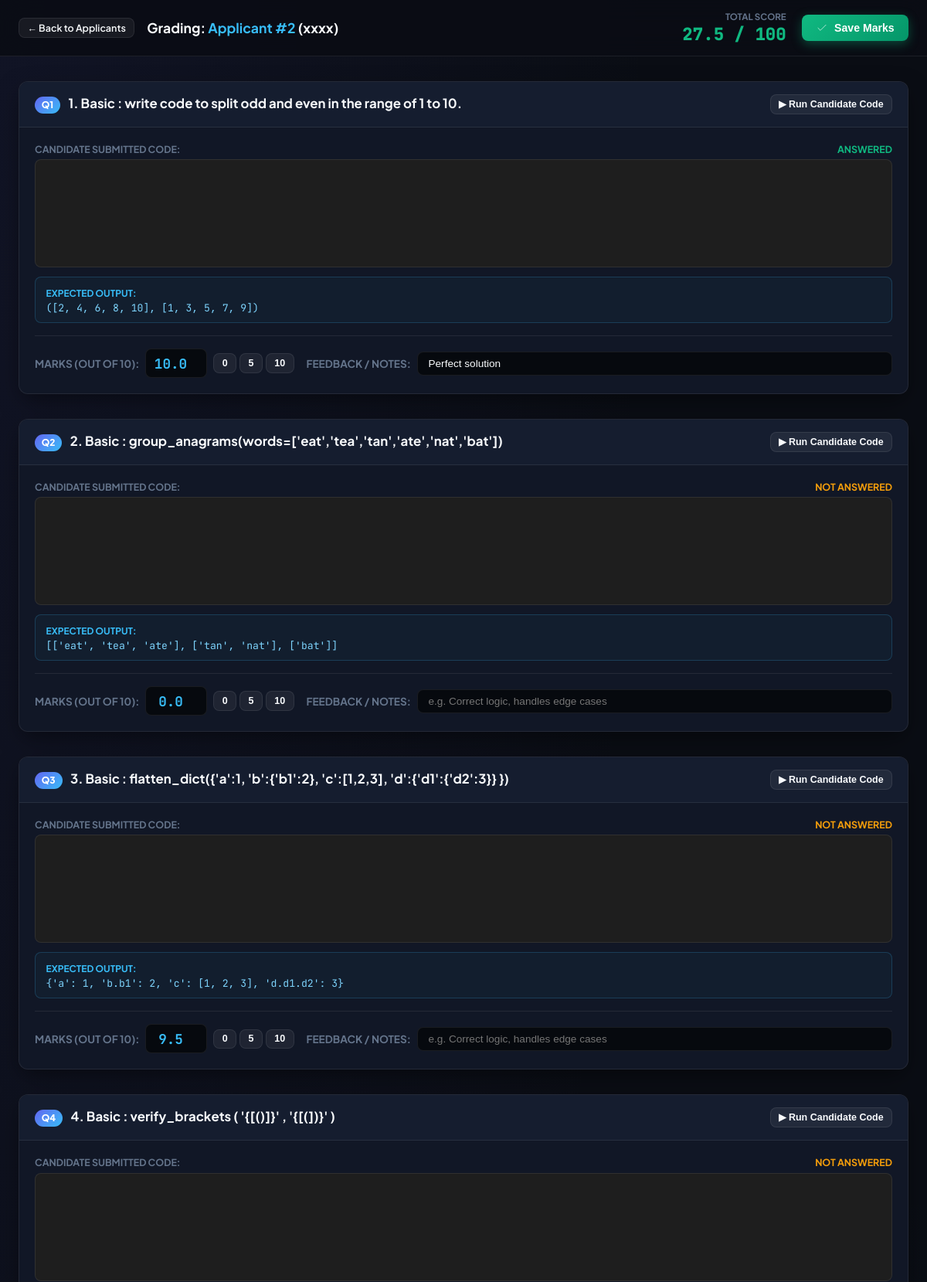
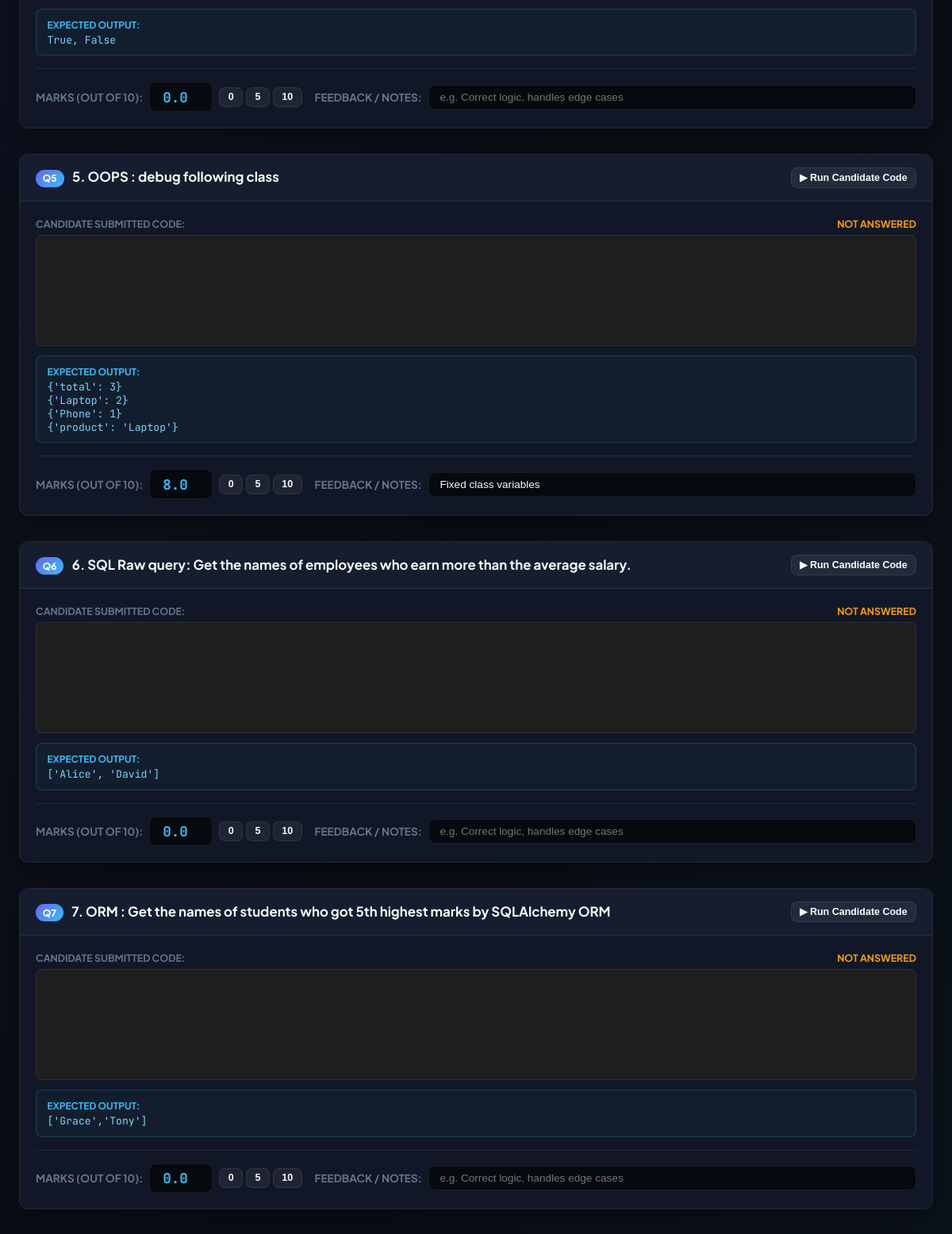
The page /admin/grade/2 (upper part) on the database its author committed (2 pictures, top to bottom).
### tables this page shows
CREATE TABLE applicants (
            id INTEGER PRIMARY KEY AUTOINCREMENT,
            name TEXT DEFAULT 'xxxx',
            created_at TIMESTAMP DEFAULT CURRENT_TIMESTAMP
        , status TEXT DEFAULT 'In Progress', total_marks REAL DEFAULT 0.0, overall_feedback TEXT, submitted_at TIMESTAMP);

CREATE TABLE answers (
            applicant_id INTEGER,
            question_id INTEGER,
            code TEXT,
            updated_at TIMESTAMP DEFAULT CURRENT_TIMESTAMP, marks REAL, notes TEXT,
            PRIMARY KEY (applicant_id, question_id)
        );

### app.py (the view)
@app.route('/admin/grade/<int:applicant_id>')
def admin_grade(applicant_id):
    conn = sqlite3.connect(DB_PATH, timeout=20.0)
    conn.row_factory = sqlite3.Row
    cursor = conn.cursor()
    applicant = cursor.execute('SELECT * FROM applicants WHERE id = ?', (applicant_id,)).fetchone()
    if not applicant:
        conn.close()
        return redirect(url_for('admin_dashboard'))
    answer_rows = cursor.execute('SELECT * FROM answers WHERE applicant_id = ?', (applicant_id,)).fetchall()
    answers_by_qid = {r['question_id']: dict(r) for r in answer_rows}
    conn.close()
    grading_questions = []
    total_assigned_marks = 0
    for q in QUESTIONS:
        ans = answers_by_qid.get(q['id'], {})
        submitted_code = ans.get('code', '')
        marks = ans.get('marks')
        notes = ans.get('notes', '')
        if marks is not None:
            total_assigned_marks += marks
        grading_questions.append({
            'id': q['id'],
            'title': q['title'],
            'expected_output': q['expected_output'],
            'submitted_code': submitted_code,
            'marks': marks,
            'notes': notes,
            'is_answered': bool(submitted_code and submitted_code.strip())
        })
    return render_template(
        'admin_grade.html',
        applicant=applicant,
        questions=grading_questions,
        total_assigned_marks=total_assigned_marks,
        max_possible_marks=len(QUESTIONS) * 10
    )

### templates/admin_grade.html (shortened to what this page needs)
<!DOCTYPE html>
<html lang="en" data-theme="dark">
<head>
</head>
<body>
    <header class="header">
        <div class="container header-content">
            <div style="display: flex; align-items: center; gap: 1rem;">
                <a href="{{ url_for('admin_dashboard') }}" class="btn btn-secondary btn-sm">
                    &larr; Back to Applicants
                </a>
                <div style="font-weight: 700; font-size: 1.1rem;">
                    Grading: <span style="color: var(--accent-cyan);">Applicant #{{ applicant.id }}</span> ({{
                    applicant.name }})
                </div>
            </div>
            <div style="display: flex; align-items: center; gap: 1.25rem;">
                <div style="text-align: right;">
                    <div
                        style="font-size: 0.72rem; color: var(--text-dim); text-transform: uppercase; font-weight: 700;">
                        Total Score</div>
                    <div
                        style="font-family: 'JetBrains Mono', monospace; font-size: 1.4rem; font-weight: 800; color: var(--accent-emerald);">
                        <span id="live-total-marks">{{ total_assigned_marks }}</span> / {{ max_possible_marks }}
                    </div>
                </div>
                <button class="btn btn-success" onclick="saveAllGrades()">
                    <svg width="16" height="16" fill="none" stroke="currentColor" viewBox="0 0 24 24">
                        <polyline points="20 6 9 17 4 12"></polyline>
                    </svg>
                    Save Marks
                </button>
            </div>
        </div>
    </header>
    <main class="container" style="margin-top: 2rem; padding-bottom: 4rem;">
        {% for q in questions %}
        <div class="card" id="q-card-{{ q.id }}">
            <div class="card-header">
                <div style="display: flex; align-items: baseline; gap: 0.65rem;">
                    <span
                        style="background: linear-gradient(135deg, var(--accent-primary), var(--accent-cyan)); color: #fff; font-size: 0.75rem; font-weight: 800; padding: 0.2rem 0.55rem; border-radius: 9999px;">
                        Q{{ q.id }}
                    </span>
                    <strong style="font-size: 1.05rem;">{{ q.title }}</strong>
                </div>
                <div style="display: flex; align-items: center; gap: 0.75rem;">
                    <button type="button" class="btn btn-secondary btn-sm" onclick="runCandidateCode({{ q.id }})">
                        ▶ Run Candidate Code
                    </button>
                </div>
            </div>
            <div class="card-body">
                <div
                    style="font-size: 0.78rem; text-transform: uppercase; color: var(--text-dim); font-weight: 700; margin-bottom: 0.35rem; display: flex; justify-content: space-between;">
                    <span>Candidate Submitted Code:</span>
                    {% if q.is_answered %}
                    <span style="color: var(--accent-emerald);">Answered</span>
                    {% else %}
                    <span style="color: var(--accent-amber);">Not Answered</span>
                    {% endif %}
                </div>
                <div id="editor_{{ q.id }}" class="monaco-box"></div>
                {% if q.expected_output %}
                <div
                    style="margin-top: 0.75rem; background: rgba(56, 189, 248, 0.04); border: 1px solid rgba(56, 189, 248, 0.2); border-radius: var(--radius-sm); padding: 0.65rem 0.85rem; font-size: 0.85rem;">
                    <strong style="color: var(--accent-cyan); font-size: 0.75rem; text-transform: uppercase;">Expected
                        Output:</strong>
                    <pre
                        style="font-family: 'JetBrains Mono', monospace; color: #7dd3fc; white-space: pre-wrap; margin-top: 0.2rem; font-size: 0.82rem;">{{ q.expected_output }}</pre>
                </div>
                {% endif %}
                <div
                    style="margin-top: 1rem; padding-top: 1rem; border-top: 1px solid var(--border-color); display: flex; align-items: center; gap: 1rem; flex-wrap: wrap;">
                    <div style="display: flex; align-items: center; gap: 0.5rem;">
                        <label
                            style="font-size: 0.85rem; font-weight: 700; text-transform: uppercase; color: var(--text-dim);">Marks
                            (out of 10):</label>
                        <input type="number" min="0" max="10" step="0.5" class="marks-input q-mark-input"
                            data-qid="{{ q.id }}" value="{{ q.marks if q.marks is not none else '' }}" placeholder="0">
                        <div style="display: flex; gap: 0.25rem;">
                            <button type="button" class="btn btn-secondary btn-sm"
                                onclick="setMark({{ q.id }}, 0)">0</button>
                            <button type="button" class="btn btn-secondary btn-sm"
                                onclick="setMark({{ q.id }}, 5)">5</button>
                            <button type="button" class="btn btn-secondary btn-sm"
                                onclick="setMark({{ q.id }}, 10)">10</button>
                        </div>
                    </div>
                    <div style="display: flex; align-items: center; gap: 0.5rem; flex: 1; min-width: 260px;">
                        <label
                            style="font-size: 0.85rem; font-weight: 700; text-transform: uppercase; color: var(--text-dim);">Feedback
                            / Notes:</label>
                        <input type="text" class="notes-input q-note-input" data-qid="{{ q.id }}" value="{{ q.notes }}"
                            placeholder="e.g. Correct logic, handles edge cases">
                    </div>
                </div>
            </div>
        </div>
        {% endfor %}
    </main>
</body>
</html>

### templates/admin_grade.html (style rules this page uses)
:root { --bg-body: #0a0d14; --bg-card: #111726; --bg-card-header: #151d2f; --border-color: rgba(255, 255, 255, 0.08); --text-main: #f8fafc; --text-muted: #94a3b8; --text-dim: #64748b; --accent-primary: #6366f1; --accent-cyan: #38bdf8; --accent-emerald: #10b981; --accent-amber: #f59e0b; --accent-rose: #f43f5e; --terminal-bg: #06090e; --terminal-border: #1a2234; --shadow-card: 0 10px 30px -5px rgba(0, 0, 0, 0.5); --radius-sm: 8px; --radius-md: 12px; --radius-full: 9999px; --transition: all 0.2s cubic-bezier(0.4, 0, 0.2, 1); }
* { box-sizing: border-box; margin: 0; padding: 0; }
body { font-family: 'Plus Jakarta Sans', sans-serif; background-color: var(--bg-body); color: var(--text-main); min-height: 100vh; background-image: radial-gradient(at 0% 0%, rgba(99, 102, 241, 0.08) 0px, transparent 50%), radial-gradient(at 100% 100%, rgba(56, 189, 248, 0.06) 0px, transparent 50%); background-attachment: fixed; }
.header { background: rgba(10, 13, 20, 0.9); backdrop-filter: blur(16px); border-bottom: 1px solid var(--border-color); padding: 0.85rem 0; position: sticky; top: 0; z-index: 1000; }
.container { max-width: 1240px; margin: 0 auto; padding: 0 1.5rem; }
.header-content { display: flex; align-items: center; justify-content: space-between; gap: 1rem; flex-wrap: wrap; }
.btn { display: inline-flex; align-items: center; justify-content: center; gap: 0.5rem; padding: 0.55rem 1.15rem; border-radius: var(--radius-sm); font-size: 0.88rem; font-weight: 600; cursor: pointer; border: none; transition: var(--transition); text-decoration: none; line-height: 1; }
.btn-success { background: linear-gradient(135deg, #10b981, #059669); color: #ffffff; box-shadow: 0 4px 14px rgba(16, 185, 129, 0.35); }
.btn-secondary { background: rgba(255, 255, 255, 0.06); color: var(--text-main); border: 1px solid var(--border-color); }
.btn-sm { padding: 0.35rem 0.65rem; font-size: 0.78rem; }
.card { background: var(--bg-card); border: 1px solid var(--border-color); border-radius: var(--radius-md); margin-bottom: 2rem; box-shadow: var(--shadow-card); overflow: hidden; }
.card-header { background: var(--bg-card-header); border-bottom: 1px solid var(--border-color); padding: 1rem 1.25rem; display: flex; align-items: center; justify-content: space-between; gap: 1rem; flex-wrap: wrap; }
.card-body { padding: 1.25rem; }
.monaco-box { height: 140px; border: 1px solid var(--border-color); border-radius: var(--radius-sm); overflow: hidden; background: #1e1e1e; overscroll-behavior: auto; }
.marks-input { width: 80px; background: #06090e; border: 1px solid var(--border-color); border-radius: var(--radius-sm); color: var(--accent-cyan); font-family: 'JetBrains Mono', monospace; font-weight: 700; font-size: 1.1rem; padding: 0.4rem 0.6rem; text-align: center; outline: none; transition: var(--transition); }
.notes-input { flex: 1; background: #06090e; border: 1px solid var(--border-color); border-radius: var(--radius-sm); color: var(--text-main); font-size: 0.85rem; padding: 0.45rem 0.85rem; outline: none; }

### rows shown on the page
applicants: id "2", name "xxxx"
answers: id "1", title "1. Basic : write code to split odd and even in the range of 1 to 10.", shows "ANSWERED", expected_output "([2, 4, 6, 8, 10], [1, 3, 5, 7, 9])", marks "10.0", notes "Perfect solution"
answers: id "2", title "2. Basic : group_anagrams(words=['eat','tea','tan','ate','nat','bat'])", shows "NOT ANSWERED", expected_output "[['eat', 'tea', 'ate'], ['tan', 'nat'], ['bat']]", marks "0.0"
answers: id "3", title "3. Basic : flatten_dict({'a':1, 'b':{'b1':2}, 'c':[1,2,3], 'd':{'d1':{'d2':3}} })", shows "NOT ANSWERED", expected_output "{'a': 1, 'b.b1': 2, 'c': [1, 2, 3], 'd.d1.d2': 3}", marks "9.5"
answers: id "4", title "4. Basic : verify_brackets ( '{[()]}' , '{[(])}' )", shows "NOT ANSWERED", expected_output "True, False", marks "0.0"
answers: id "5", title "5. OOPS : debug following class", shows "NOT ANSWERED", expected_output "{'total': 3} {'Laptop': 2} {'Phone': 1} {'product': 'Laptop'}", marks "8.0", notes "Fixed class variables"
answers: id "6", title "6. SQL Raw query: Get the names of employees who earn more than the average salary.", shows "NOT ANSWERED", expected_output "['Alice', 'David']", marks "0.0"
answers: id "7", title "7. ORM : Get the names of students who got 5th highest marks by SQLAlchemy ORM", shows "NOT ANSWERED", expected_output "['Grace','Tony']", marks "0.0"

### other values the page prints
{{ total_assigned_marks }} "27.5"
{{ max_possible_marks }} "100"
